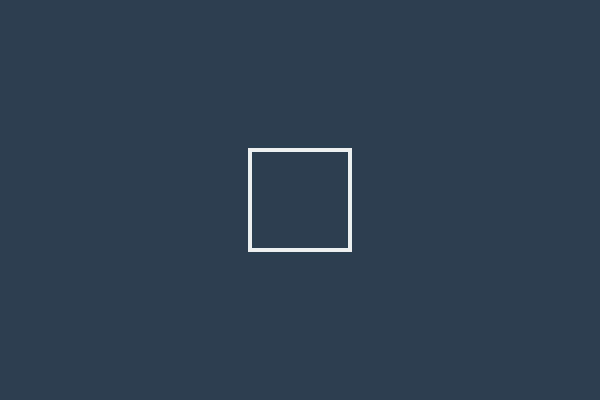
Frame 1 (no input)
Frame 60 (no input): identical to frame 1, image omitted
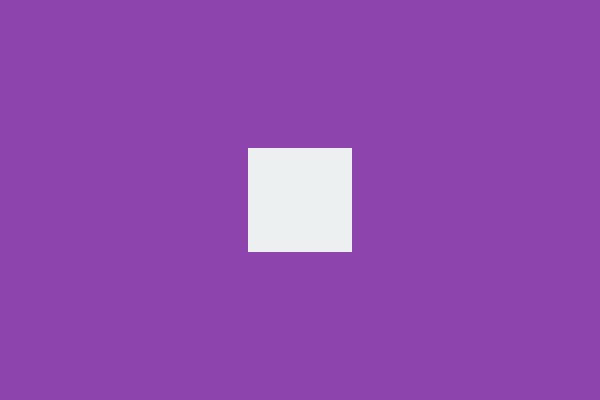
Frame 120 (the mouse pressed at the canvas centre since frame 60)

The p5.js sketch that drew these frames (run headless with seeded random() and noise() and a simulated clock; from frame 60 on, the mouse is pressed at the canvas centre):

// p5.js sketch
// ── sketch.js
var on = false;

function setup() {
  createCanvas(600, 400);
}

function draw() {
  if (on) {
    background(142, 68, 173);
  } else {
    background(44, 62, 80);
  }
  stroke(236, 240, 241);
  strokeWeight(4);
  noFill();
  if (mouseX > 250 && mouseX < 350 && mouseY > 150 && mouseY < 250) {
    fill(236, 240, 241);
  }
  rectMode(CENTER);
  rect(300, 200, 100, 100);
}

function mousePressed() {
  if (mouseX > 250 && mouseX < 350 && mouseY > 150 && mouseY < 250) {
    on = !on;
  }
}

/*
if (mouseX > 250 && mouseX < 350 && mouseY > 150 && mouseY < 250) {
    if (mouseIsPressed) {
      background(41, 128, 185);
    }
    fill(236, 240, 241);
  }
*/
